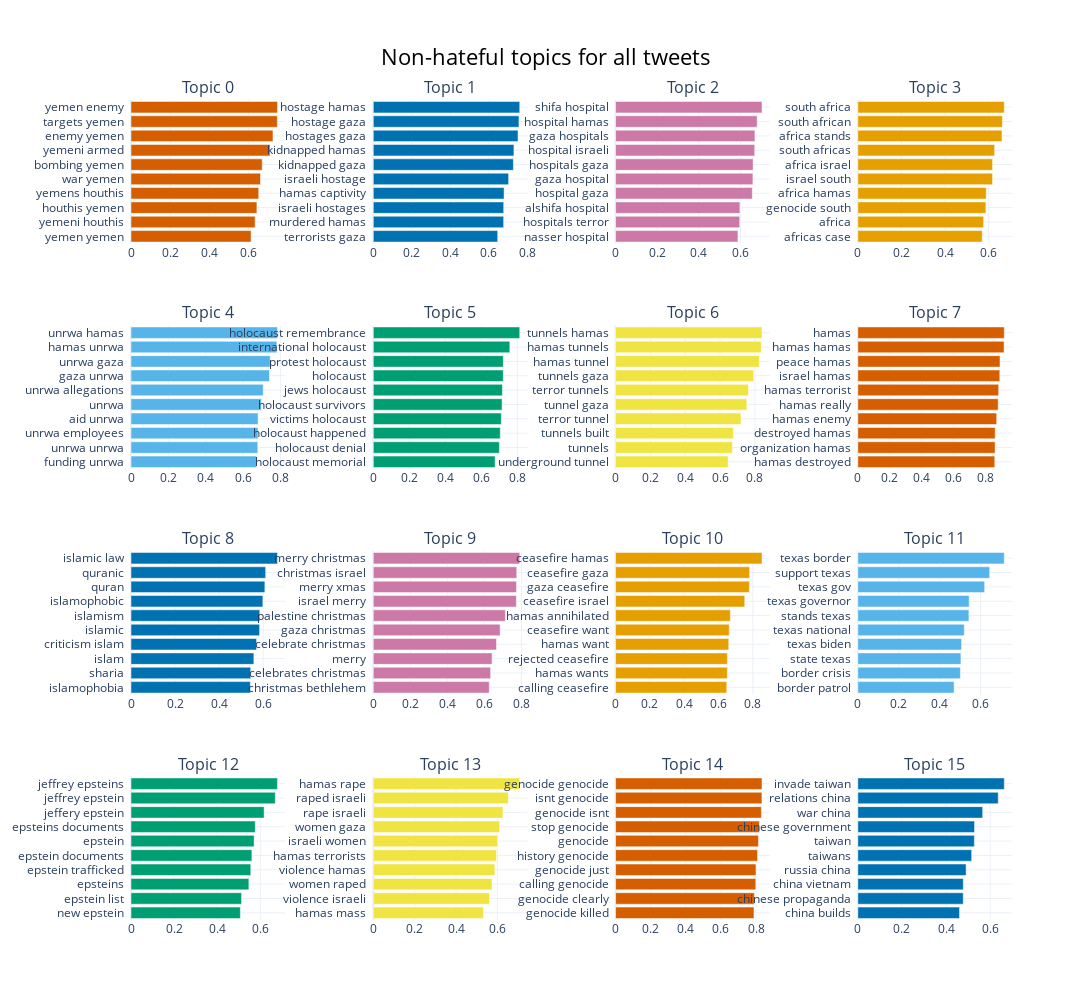

Notebook source saved alongside this figure:
### Code cell
topic_model.visualize_barchart(top_n_topics = 16, n_words = 20, title = "Non-hateful topics for all tweets", height = 250, width = 320)

### Figure 1 — Plotly figure (JSON) as saved in the notebook; plotly's stock layout.template omitted (floating-point values rounded to 4 significant figures)
{"data": [{"marker": {"color": "#D55E00"}, "orientation": "h", "type": "bar", "x": [0.6127, 0.6334, 0.6424, 0.6518, 0.6608, 0.6695, 0.7094, 0.7244, 0.7466, 0.7474], "xaxis": "x", "y": ["yemen yemen  ", "yemeni houthis  ", "houthis yemen  ", "yemens houthis  ", "war yemen  ", "bombing yemen  ", "yemeni armed  ", "enemy yemen  ", "targets yemen  ", "yemen enemy  "], "yaxis": "y"}, {"marker": {"color": "#0072B2"}, "orientation": "h", "type": "bar", "x": [0.6463, 0.6772, 0.6775, 0.6794, 0.7031, 0.7278, 0.7306, 0.7519, 0.7567, 0.7608], "xaxis": "x2", "y": ["terrorists gaza  ", "murdered hamas  ", "israeli hostages  ", "hamas captivity  ", "israeli hostage  ", "kidnapped gaza  ", "kidnapped hamas  ", "hostages gaza  ", "hostage gaza  ", "hostage hamas  "], "yaxis": "y2"}, {"marker": {"color": "#CC79A7"}, "orientation": "h", "type": "bar", "x": [0.5878, 0.5964, 0.5972, 0.6568, 0.6598, 0.6608, 0.6684, 0.6695, 0.6802, 0.7035], "xaxis": "x3", "y": ["nasser hospital  ", "hospitals terror  ", "alshifa hospital  ", "hospital gaza  ", "gaza hospital  ", "hospitals gaza  ", "hospital israeli  ", "gaza hospitals  ", "hospital hamas  ", "shifa hospital  "], "yaxis": "y3"}, {"marker": {"color": "#E69F00"}, "orientation": "h", "type": "bar", "x": [0.5702, 0.5768, 0.587, 0.5886, 0.6176, 0.6176, 0.6271, 0.6609, 0.6627, 0.6714], "xaxis": "x4", "y": ["africas case  ", "africa  ", "genocide south  ", "africa hamas  ", "israel south  ", "africa israel  ", "south africas  ", "africa stands  ", "south african  ", "south africa  "], "yaxis": "y4"}, {"marker": {"color": "#56B4E9"}, "orientation": "h", "type": "bar", "x": [0.6722, 0.679, 0.68, 0.6806, 0.6983, 0.7081, 0.7416, 0.7455, 0.781, 0.7843], "xaxis": "x5", "y": ["funding unrwa  ", "unrwa unrwa  ", "unrwa employees  ", "aid unrwa  ", "unrwa  ", "unrwa allegations  ", "gaza unrwa  ", "unrwa gaza  ", "hamas unrwa  ", "unrwa hamas  "], "yaxis": "y5"}, {"marker": {"color": "#009E73"}, "orientation": "h", "type": "bar", "x": [0.6767, 0.7004, 0.7055, 0.7113, 0.7154, 0.7172, 0.7222, 0.7225, 0.7585, 0.8136], "xaxis": "x6", "y": ["holocaust memorial  ", "holocaust denial  ", "holocaust happened  ", "victims holocaust  ", "holocaust survivors  ", "jews holocaust  ", "holocaust  ", "protest holocaust  ", "international holocaust  ", "holocaust remembrance  "], "yaxis": "y6"}, {"marker": {"color": "#F0E442"}, "orientation": "h", "type": "bar", "x": [0.6467, 0.6711, 0.6766, 0.72, 0.7538, 0.7627, 0.7934, 0.8256, 0.8373, 0.8411], "xaxis": "x7", "y": ["underground tunnel  ", "tunnels  ", "tunnels built  ", "terror tunnel  ", "tunnel gaza  ", "terror tunnels  ", "tunnels gaza  ", "hamas tunnel  ", "hamas tunnels  ", "tunnels hamas  "], "yaxis": "y7"}, {"marker": {"color": "#D55E00"}, "orientation": "h", "type": "bar", "x": [0.8564, 0.8583, 0.8589, 0.8683, 0.8776, 0.8807, 0.8878, 0.889, 0.9146, 0.9159], "xaxis": "x8", "y": ["hamas destroyed  ", "organization hamas  ", "destroyed hamas  ", "hamas enemy  ", "hamas really  ", "hamas terrorist  ", "israel hamas  ", "peace hamas  ", "hamas hamas  ", "hamas  "], "yaxis": "y8"}, {"marker": {"color": "#0072B2"}, "orientation": "h", "type": "bar", "x": [0.542, 0.5435, 0.5578, 0.5702, 0.5838, 0.5848, 0.5987, 0.6079, 0.6115, 0.6651], "xaxis": "x9", "y": ["islamophobia  ", "sharia  ", "islam  ", "criticism islam  ", "islamic  ", "islamism  ", "islamophobic  ", "quran  ", "quranic  ", "islamic law  "], "yaxis": "y9"}, {"marker": {"color": "#CC79A7"}, "orientation": "h", "type": "bar", "x": [0.6261, 0.6335, 0.6412, 0.6653, 0.6847, 0.713, 0.7725, 0.7732, 0.7745, 0.7906], "xaxis": "x10", "y": ["christmas bethlehem  ", "celebrates christmas  ", "merry  ", "celebrate christmas  ", "gaza christmas  ", "palestine christmas  ", "israel merry  ", "merry xmas  ", "christmas israel  ", "merry christmas  "], "yaxis": "y10"}, {"marker": {"color": "#E69F00"}, "orientation": "h", "type": "bar", "x": [0.6481, 0.6514, 0.6515, 0.6597, 0.6624, 0.6691, 0.753, 0.7797, 0.7816, 0.8536], "xaxis": "x11", "y": ["calling ceasefire  ", "hamas wants  ", "rejected ceasefire  ", "hamas want  ", "ceasefire want  ", "hamas annihilated  ", "ceasefire israel  ", "gaza ceasefire  ", "ceasefire gaza  ", "ceasefire hamas  "], "yaxis": "y11"}, {"marker": {"color": "#56B4E9"}, "orientation": "h", "type": "bar", "x": [0.4706, 0.5012, 0.5039, 0.507, 0.5204, 0.5429, 0.5442, 0.6201, 0.6445, 0.7159], "xaxis": "x12", "y": ["border patrol  ", "border crisis  ", "state texas  ", "texas biden  ", "texas national  ", "stands texas  ", "texas governor  ", "texas gov  ", "support texas  ", "texas border  "], "yaxis": "y12"}, {"marker": {"color": "#009E73"}, "orientation": "h", "type": "bar", "x": [0.5075, 0.513, 0.547, 0.5559, 0.561, 0.5713, 0.5768, 0.6179, 0.6696, 0.6797], "xaxis": "x13", "y": ["new epstein  ", "epstein list  ", "epsteins  ", "epstein trafficked  ", "epstein documents  ", "epstein  ", "epsteins documents  ", "jeffery epstein  ", "jeffrey epstein  ", "jeffrey epsteins  "], "yaxis": "y13"}, {"marker": {"color": "#F0E442"}, "orientation": "h", "type": "bar", "x": [0.5324, 0.5616, 0.574, 0.5874, 0.5957, 0.6014, 0.611, 0.6267, 0.6531, 0.7078], "xaxis": "x14", "y": ["hamas mass  ", "violence israeli  ", "women raped  ", "violence hamas  ", "hamas terrorists  ", "israeli women  ", "women gaza  ", "rape israeli  ", "raped israeli  ", "hamas rape  "], "yaxis": "y14"}, {"marker": {"color": "#D55E00"}, "orientation": "h", "type": "bar", "x": [0.788, 0.7905, 0.7984, 0.7993, 0.8082, 0.8134, 0.8187, 0.83, 0.8332, 0.8337], "xaxis": "x15", "y": ["genocide killed  ", "genocide clearly  ", "calling genocide  ", "genocide just  ", "history genocide  ", "genocide  ", "stop genocide  ", "genocide isnt  ", "isnt genocide  ", "genocide genocide  "], "yaxis": "y15"}, {"marker": {"color": "#0072B2"}, "orientation": "h", "type": "bar", "x": [0.4612, 0.4781, 0.4783, 0.491, 0.5162, 0.5285, 0.5294, 0.5662, 0.6368, 0.6642], "xaxis": "x16", "y": ["china builds  ", "chinese propaganda  ", "china vietnam  ", "russia china  ", "taiwans  ", "taiwan  ", "chinese government  ", "war china  ", "relations china  ", "invade taiwan  "], "yaxis": "y16"}], "layout": {"annotations": [{"font": {"size": 16}, "showarrow": false, "text": "Topic 0", "x": 0.0875, "xanchor": "center", "xref": "paper", "y": 1, "yanchor": "bottom", "yref": "paper"}, {"font": {"size": 16}, "showarrow": false, "text": "Topic 1", "x": 0.3625, "xanchor": "center", "xref": "paper", "y": 1, "yanchor": "bottom", "yref": "paper"}, {"font": {"size": 16}, "showarrow": false, "text": "Topic 2", "x": 0.6375, "xanchor": "center", "xref": "paper", "y": 1, "yanchor": "bottom", "yref": "paper"}, {"font": {"size": 16}, "showarrow": false, "text": "Topic 3", "x": 0.9125, "xanchor": "center", "xref": "paper", "y": 1, "yanchor": "bottom", "yref": "paper"}, {"font": {"size": 16}, "showarrow": false, "text": "Topic 4", "x": 0.0875, "xanchor": "center", "xref": "paper", "y": 0.725, "yanchor": "bottom", "yref": "paper"}, {"font": {"size": 16}, "showarrow": false, "text": "Topic 5", "x": 0.3625, "xanchor": "center", "xref": "paper", "y": 0.725, "yanchor": "bottom", "yref": "paper"}, {"font": {"size": 16}, "showarrow": false, "text": "Topic 6", "x": 0.6375, "xanchor": "center", "xref": "paper", "y": 0.725, "yanchor": "bottom", "yref": "paper"}, {"font": {"size": 16}, "showarrow": false, "text": "Topic 7", "x": 0.9125, "xanchor": "center", "xref": "paper", "y": 0.725, "yanchor": "bottom", "yref": "paper"}, {"font": {"size": 16}, "showarrow": false, "text": "Topic 8", "x": 0.0875, "xanchor": "center", "xref": "paper", "y": 0.45, "yanchor": "bottom", "yref": "paper"}, {"font": {"size": 16}, "showarrow": false, "text": "Topic 9", "x": 0.3625, "xanchor": "center", "xref": "paper", "y": 0.45, "yanchor": "bottom", "yref": "paper"}, {"font": {"size": 16}, "showarrow": false, "text": "Topic 10", "x": 0.6375, "xanchor": "center", "xref": "paper", "y": 0.45, "yanchor": "bottom", "yref": "paper"}, {"font": {"size": 16}, "showarrow": false, "text": "Topic 11", "x": 0.9125, "xanchor": "center", "xref": "paper", "y": 0.45, "yanchor": "bottom", "yref": "paper"}, {"font": {"size": 16}, "showarrow": false, "text": "Topic 12", "x": 0.0875, "xanchor": "center", "xref": "paper", "y": 0.175, "yanchor": "bottom", "yref": "paper"}, {"font": {"size": 16}, "showarrow": false, "text": "Topic 13", "x": 0.3625, "xanchor": "center", "xref": "paper", "y": 0.175, "yanchor": "bottom", "yref": "paper"}, {"font": {"size": 16}, "showarrow": false, "text": "Topic 14", "x": 0.6375, "xanchor": "center", "xref": "paper", "y": 0.175, "yanchor": "bottom", "yref": "paper"}, {"font": {"size": 16}, "showarrow": false, "text": "Topic 15", "x": 0.9125, "xanchor": "center", "xref": "paper", "y": 0.175, "yanchor": "bottom", "yref": "paper"}], "height": 1000, "hoverlabel": {"bgcolor": "white", "font": {"family": "Rockwell", "size": 16}}, "showlegend": false, "title": {"font": {"color": "Black", "size": 22}, "text": "Non-hateful topics for all tweets", "x": 0.5, "xanchor": "center", "yanchor": "top"}, "width": 1280, "xaxis": {"anchor": "y", "domain": [0, 0.175], "showgrid": true}, "xaxis10": {"anchor": "y10", "domain": [0.275, 0.45], "showgrid": true}, "xaxis11": {"anchor": "y11", "domain": [0.55, 0.725], "showgrid": true}, "xaxis12": {"anchor": "y12", "domain": [0.825, 1], "showgrid": true}, "xaxis13": {"anchor": "y13", "domain": [0, 0.175], "showgrid": true}, "xaxis14": {"anchor": "y14", "domain": [0.275, 0.45], "showgrid": true}, "xaxis15": {"anchor": "y15", "domain": [0.55, 0.725], "showgrid": true}, "xaxis16": {"anchor": "y16", "domain": [0.825, 1], "showgrid": true}, "xaxis2": {"anchor": "y2", "domain": [0.275, 0.45], "showgrid": true}, "xaxis3": {"anchor": "y3", "domain": [0.55, 0.725], "showgrid": true}, "xaxis4": {"anchor": "y4", "domain": [0.825, 1], "showgrid": true}, "xaxis5": {"anchor": "y5", "domain": [0, 0.175], "showgrid": true}, "xaxis6": {"anchor": "y6", "domain": [0.275, 0.45], "showgrid": true}, "xaxis7": {"anchor": "y7", "domain": [0.55, 0.725], "showgrid": true}, "xaxis8": {"anchor": "y8", "domain": [0.825, 1], "showgrid": true}, "xaxis9": {"anchor": "y9", "domain": [0, 0.175], "showgrid": true}, "yaxis": {"anchor": "x", "domain": [0.825, 1], "showgrid": true}, "yaxis10": {"anchor": "x10", "domain": [0.275, 0.45], "showgrid": true}, "yaxis11": {"anchor": "x11", "domain": [0.275, 0.45], "showgrid": true}, "yaxis12": {"anchor": "x12", "domain": [0.275, 0.45], "showgrid": true}, "yaxis13": {"anchor": "x13", "domain": [0, 0.175], "showgrid": true}, "yaxis14": {"anchor": "x14", "domain": [0, 0.175], "showgrid": true}, "yaxis15": {"anchor": "x15", "domain": [0, 0.175], "showgrid": true}, "yaxis16": {"anchor": "x16", "domain": [0, 0.175], "showgrid": true}, "yaxis2": {"anchor": "x2", "domain": [0.825, 1], "showgrid": true}, "yaxis3": {"anchor": "x3", "domain": [0.825, 1], "showgrid": true}, "yaxis4": {"anchor": "x4", "domain": [0.825, 1], "showgrid": true}, "yaxis5": {"anchor": "x5", "domain": [0.55, 0.725], "showgrid": true}, "yaxis6": {"anchor": "x6", "domain": [0.55, 0.725], "showgrid": true}, "yaxis7": {"anchor": "x7", "domain": [0.55, 0.725], "showgrid": true}, "yaxis8": {"anchor": "x8", "domain": [0.55, 0.725], "showgrid": true}, "yaxis9": {"anchor": "x9", "domain": [0.275, 0.45], "showgrid": true}}}
